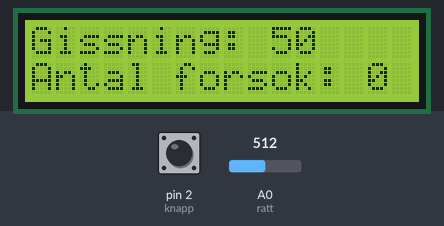
Recording of a sketch running on a simulated Arduino Uno, built with avr-gcc and run on an emulated ATmega328P. Shown: 16×2 character LCD. The test bench sets the inputs (shaded band); at power-on: pin 2 (knapp) HIGH, A0 (ratt) = 512. Random numbers use the default seed unless the sketch sets one.

Above: at 1.2 s.
1.3 s: pin 2 (knapp) pulled LOW for 0.35 s
At 2.6 s:
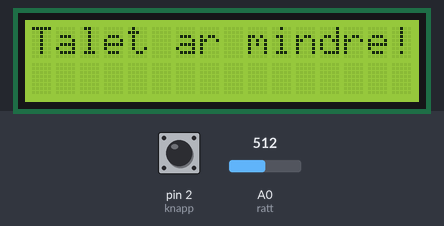
4.3 s: A0 (ratt) set to 716
At 5.4 s:
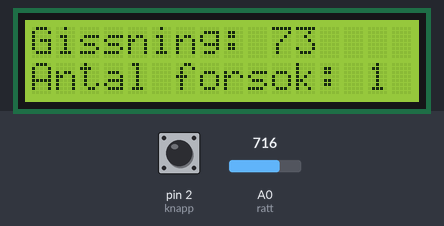
5.9 s: pin 2 (knapp) pulled LOW for 1 s
At 8.6 s:
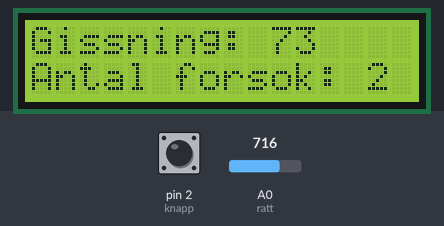
8.9 s: pin 2 (knapp) pulled LOW for 3.2 s
At 14.3 s:
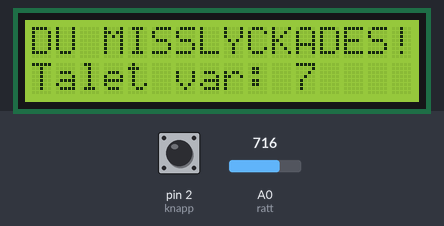
14.6 s: pin 2 (knapp) pulled LOW for 3.2 s
At 17.7 s:
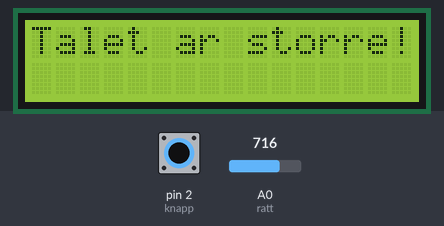
19.4 s: A0 (ratt) set to 900
At 20.1 s:
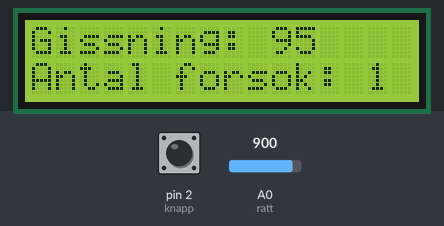
Timing chart, 0 to 22.1 s (numbered marks = the images above; inputs shaded):
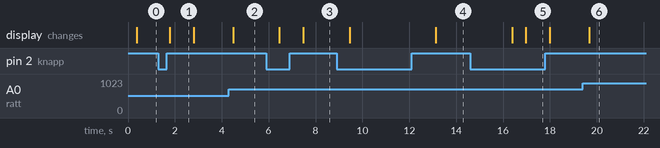

The sketch:

Gissa_talet.ino
```cpp
#include <LiquidCrystal_I2C.h>

LiquidCrystal_I2C lcd(0x27, 16, 2);

int ratt = A0;
int knapp = 2;

void setup() {
  lcd.init();
  lcd.backlight();
  pinMode(knapp, INPUT_PULLUP);
}

void loop() {
  // put your main code here, to run repeatedly:
  int hemligtTal = random(0, 100);  // tal mellan 0 och 100
  int forsok = 0;                  // antalet gissningar som gjorts
  int gissning;
  bool harVunnit = false;

  lcd.setCursor(0, 0);
  lcd.print("Gissa ett nummer");
  lcd.setCursor(0, 1);
  lcd.print("mellan 0 och 99");
  delay(250);

  while (forsok < 5 && harVunnit == false) {
    while (digitalRead(knapp)) {
      gissning = map(analogRead(ratt), 0, 1023, -10, 110);
      gissning = constrain(gissning, 0 , 99);
      lcd.clear();
      lcd.setCursor(0, 0);
      lcd.print("Gissning: ");
      lcd.print(gissning);
      lcd.setCursor(0, 1);
      lcd.print("Antal forsok: ");
      lcd.print(forsok);
      delay(250);
    }
    delay(300);
    forsok = forsok + 1;  // forsok +=1;   forsok++;
    if (gissning == hemligtTal) {
      harVunnit = true;
    } else if (gissning < hemligtTal) {
      lcd.clear();
      lcd.setCursor(0, 0);
      lcd.print("Talet ar storre!");
      delay(1000);
    } else {
      lcd.clear();
      lcd.setCursor(0, 0);
      lcd.print("Talet ar mindre!");
      delay(1000);
    }
  }
  if (harVunnit == false) {
    lcd.clear();
    lcd.setCursor(0, 0);
    lcd.print("DU MISSLYCKADES!");
    lcd.setCursor(0, 1);
    lcd.print("Talet var: ");
    lcd.print(hemligtTal);
    delay(3000);
  } else {
    lcd.clear();
    lcd.setCursor(0, 0);
    lcd.print("DU VANN! Tal:");
    lcd.print(hemligtTal);
    lcd.setCursor(0, 1);
    lcd.print("Antal gissn: ");
    lcd.print(forsok);
    delay(3000);
  }

  delay(250);  // medan vi prövar oss fram
}
```

Measured:
- after the input at 1.3 s, the display: changes after 0.48 s (image 1)
- after the input at 4.3 s, the display: changes after 0.19 s (image 2)
- after the input at 5.9 s, the display: first changes after 0.56 s (image 3 shows a later state)
- after the input at 8.9 s, the display: first changes after 0.55 s (image 4 shows a later state)
- after the input at 19.4 s, the display: changes after 0.28 s (image 6)
- what the display in image 1 shows lasts 1.0 s, from 1.8 s to 2.8 s
